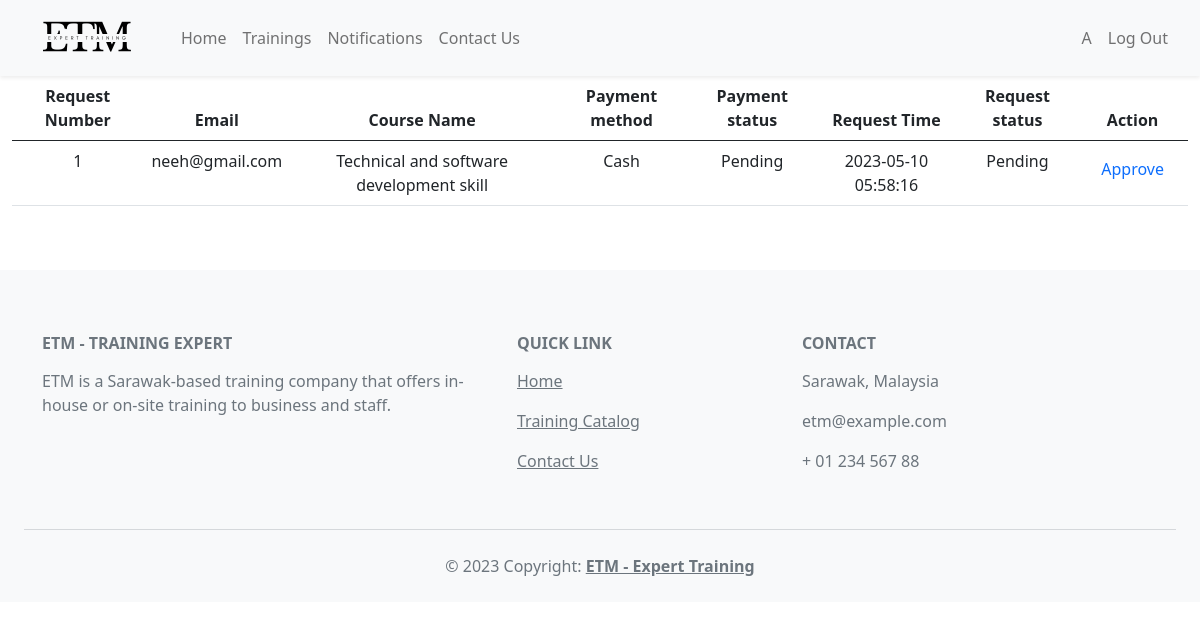
Page /ManageTrainingRequest.php (signed in) on the committed database.
### tables this page shows
CREATE TABLE `tbltrainingrequest` (
  `RequestId` int(11) NOT NULL,
  `email` varchar(40) DEFAULT NULL,
  `CourseName` varchar(40) DEFAULT NULL,
  `PaymentMethod` varchar(20) DEFAULT NULL,
  `CreditCardNum` varchar(20) DEFAULT NULL,
  `PaymentStatus` varchar(20) DEFAULT NULL,
  `RequestTime` datetime DEFAULT NULL,
  `RequestStatus` varchar(20) DEFAULT NULL,
  `Venue` varchar(20) NOT NULL,
  `Date` date DEFAULT NULL,
  `Pax` int(11) NOT NULL,
  `CVV` int(11) DEFAULT NULL,
  `Images` varchar(255) DEFAULT NULL
);

### ManageTrainingRequest.php (the view, shortened to what this page needs)
<!DOCTYPE html>
<html lang="en">
<head>
    <link href="https://cdn.jsdelivr.net/npm/bootstrap@5.0.2/dist/css/bootstrap.min.css" rel="stylesheet">
</head>
<body>
<?php
include("include/navbar.php");
$servername = "localhost";
$username = "root";
$password = "";
$dbname = "database";
$conn = mysqli_connect($servername, $username, $password, $dbname, 3307);
if($_GET['Id'] == "GetRequest"){
    $UpdateRequest = "UPDATE tbltrainingrequest SET
        PaymentStatus = 'Approved',
        RequestStatus = 'Confirmed'
		WHERE RequestId  = '".$_GET['RequestId']."' ";
		$UpdateResult = mysqli_query($conn,$UpdateRequest);
		if($UpdateResult)
		{
			echo "<script>alert('Save changes');</script>";
			echo "<script>location='admin_dashboard.php';</script>";
		}
        else{
            echo "<script>alert('something wrong');</script>";
			echo "<script>location='admin_dashboard.php';</script>";
        }
}
else{
?>
<div class="container-fluid pt-7 pb-7">
        <div class="row mx-7">
            <div class="col-sm-12">
                <table class="table w-100 table-hover text-center">
                    <thead>
                        <tr>
                            <th>Request Number</th>
                            <th>Email</th>
                            <th>Course Name</th>
                            <th>Payment method</th>
                            <th>Payment status</th>
                            <th>Request Time</th>
                            <th>Request status</th>
                            <th>Action</th>
                        </tr>
                    </thead>
                    <tbody>
                    <?php
            $count = 1;
            $SelectRequest = "SELECT * FROM tbltrainingrequest WHERE RequestStatus = 'Pending'";
            $SelectRequestResult = mysqli_query($conn, $SelectRequest);
            while ($row = mysqli_fetch_assoc($SelectRequestResult)) { ?>
            <tr>
            <td><?php echo $count ?></td>
            <td><?php echo $row["email"];?></td>
            <td><?php echo $row["CourseName"];?></td>
            <td><?php echo $row["PaymentMethod"];?></td>
            <td><?php echo $row["PaymentStatus"];?></td>
            <td><?php echo $row["RequestTime"];?></td>
            <td><?php echo $row["RequestStatus"];?></td>
        <?php
        echo "<td><a href=\"ManageTrainingRequest.php?Id=GetRequest&RequestId=".$row['RequestId']."\" class='nav-link'>Approve</a></td>"
        ?>
    </tr>
    <?php $count++;
} ?>
                    </tbody>
                </table>
            </div>
        </div>
    </div>
<?php
}
    include("include/footer.php");
    ?>
</body>
</html>

### rows in the picture
tbltrainingrequest: email "neeh@gmail.com", CourseName "Technical and software development skill", PaymentMethod "Cash", PaymentStatus "Pending", RequestTime "2023-05-10 05:58:16", RequestStatus "Pending"

### other values in the picture
$username "A"
